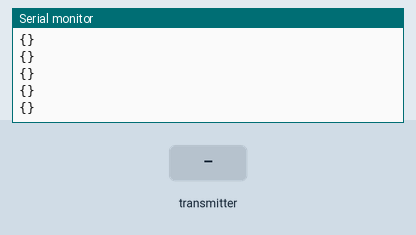
Recording of a sketch running on a simulated ESP32. Shown: the last lines printed to the serial monitor. Inputs (shaded band) come from the test bench.

Above: at 1.2 s.
1.3 s: the transmitter starts sending data = 0
At 1.51 s:
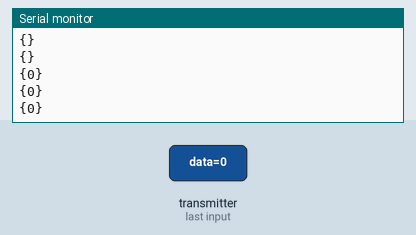
2.8 s: the transmitter starts sending id = 1
At 3.01 s:
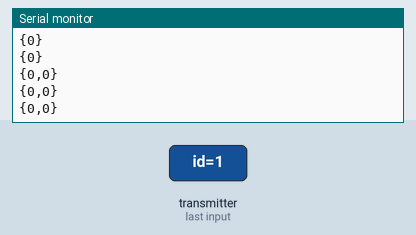
4.8 s: the transmitter starts sending data = 1
At 5.01 s:
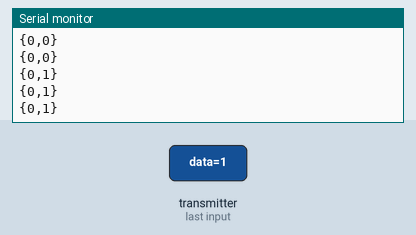
6.3 s: the transmitter starts sending id = 0
At 6.51 s:
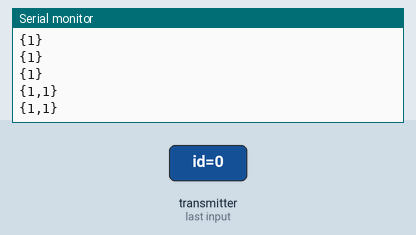

Measured:
- after the input at 1.3 s, the serial monitor: prints a new line after 0.05 s (image 1)
- after the input at 2.8 s, the serial monitor: prints a new line after 0.05 s (image 2)
- after the input at 4.8 s, the serial monitor: prints a new line after 0.05 s (image 3)
- after the input at 6.3 s, the serial monitor: prints a new line after 0.10 s (image 4)

The sketch:

ESPNOW_MASTER.ino
```cpp
#include <esp_now.h>
#include <WiFi.h>

// Structure for any sensor
typedef struct sensor_data {
  char data[128]; // Data from the sensor
  int id;
} sensor_data;

sensor_data mySensorData;

// Calculate the number of sensors
const int MAX_SENSORS = 6;

unsigned long lastDataReceived[MAX_SENSORS] = {0};
bool isSensorAlive[MAX_SENSORS] = {false};
String messageToHydra[MAX_SENSORS] = {""};

// windowSendData for proof of life
const unsigned long timeWindowSensors = 3000;

unsigned long currentTime;
const unsigned long windowSendData = 100;
unsigned long previousTime = 0;

// Callback function to handle received data
void onDataReceived(const esp_now_recv_info_t *info, const uint8_t *incomingData, int len) {
  if (len == sizeof(sensor_data)) {
    memcpy(&mySensorData, incomingData, sizeof(sensor_data));
    lastDataReceived[mySensorData.id] = millis();
    messageToHydra[mySensorData.id] = mySensorData.data;
    sendMessage();
  }
}

void sendMessage() {
  // Print data in the desired JSON-like format
  Serial.print("{");
  int validData = 0;
  for (int i = 0; i < MAX_SENSORS; i++) {
    if (isSensorAlive[i] && !messageToHydra[i].isEmpty()) {
      if(validData != 0){
         Serial.print(",");
      }
      Serial.print(messageToHydra[i]);
      validData ++;
    }
  }
  Serial.println("}");
}

void setup() {
  Serial.begin(115200);

  // Set device as a Wi-Fi Station
  WiFi.mode(WIFI_STA);

  // Init ESP-NOW
  if (esp_now_init() != ESP_OK) {
    Serial.println("Error initializing ESP-NOW");
    return;
  }

  // Register callback function for received data
  esp_now_register_recv_cb(onDataReceived);


}

void loop() {
  currentTime = millis(); // Get current time

  if (currentTime - previousTime >= windowSendData) {
    previousTime = currentTime;
    sendMessage(); // Update previous data
  }

  for (int i = 0; i < MAX_SENSORS; i++) {
    isSensorAlive[i] = checkSensorAlive(lastDataReceived[i]);
  }
}

bool checkSensorAlive(unsigned long lastTime) {
  return currentTime - lastTime <= timeWindowSensors;
}
```
